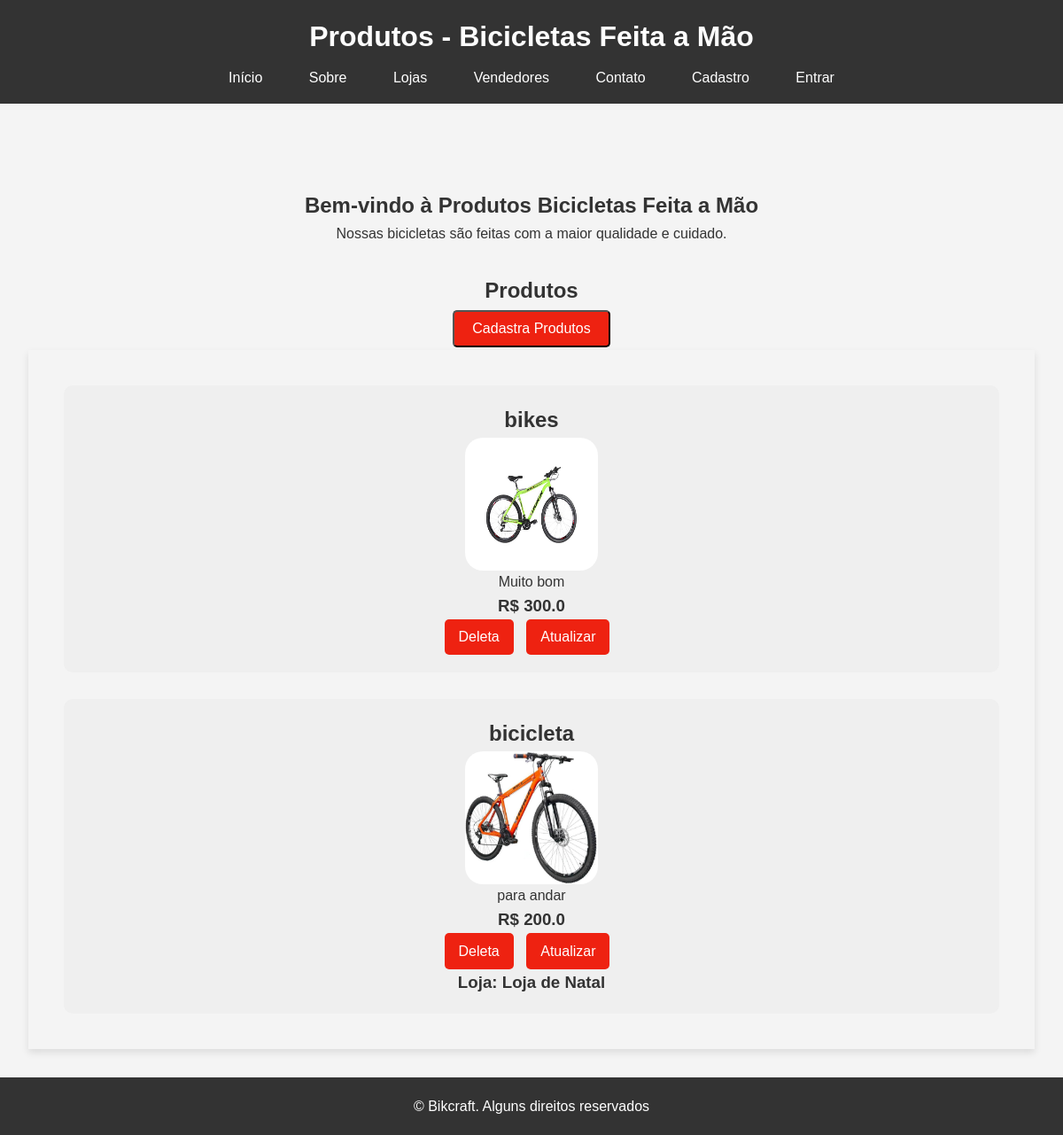
/produtos/, run on the app's committed database.
### bikcraft/models.py (models this page shows, shortened)
class Bike(models.Model):
    modelo = models.CharField(max_length=255, verbose_name='Modelo')
    preco = models.FloatField(verbose_name='Preço')
    descricao = models.TextField(verbose_name='Descrição')
    foto = models.ImageField(upload_to='media/bikcraft/', blank=True, null=True, verbose_name='Foto')

class Lojas(models.Model):
    nome = models.CharField(max_length=30, verbose_name='Nome da Loja')
    produtos = models.ManyToManyField(Bike, verbose_name='Produtos')
    cnpj = models.CharField(max_length=25, verbose_name='CNPJ')
    detalhe = models.TextField(blank=True, null=True, verbose_name='Descrição')
    def __str__(self):
        return self.nome

### bikcraft/views.py (the view)
# urls.py: path('produtos/', views.produtos, name='pagina-produtos'),
def produtos(request):
    bike = Bike.objects.all()
    return render(request, 'produtos.html', {'produtos': bike})

### bikcraft/templates/produtos.html
{% extends "base/produtos.html" %}
{% load static %}
{% block conteudo %}
<main>
    <section id="home">
        <h2><center>Bem-vindo à Produtos Bicicletas Feita a Mão</center></h2>
        <p><center>Nossas bicicletas são feitas com a maior qualidade e cuidado.</center></p>
    </section>
    <h2><center>Produtos</center></h2>
    <div class="button-cadastra">
        <a href='{% url "pagina-cadastraprodutos" %}'><button>Cadastra Produtos</button></a>
    </div>
    <section id="products">
        {% for produto in produtos %}
            <div class='product-card'>
                <h2>{{produto.modelo}}</h2>
                <img class='foto' src='{{produto.foto.url}}'/>
                <p>{{produto.descricao}}</p>
                <h3> R$ {{produto.preco}}</h3>
                <div class="button-container">
                    <a href='{% url "deleta-produtos" produto.id %}'><button>Deleta</button></a>
                    <a id='atualizado' href='{% url "pagina-atualizado" produto.id %}'><button id='atualiza'>Atualizar</button></a>
                </div>
                {% for loja in produto.lojas_set.all %}
                    <h3>Loja: {{loja}}</h3>
                {% endfor %}
            </div>
        {% endfor %}
    </section>
</main>
{% endblock conteudo %}

### templates/static/base/css/produtos.css (style rules this page uses)
* { margin: 0; padding: 0; box-sizing: border-box; }
body { font-family: Arial, sans-serif; line-height: 1.6; background-color: #f4f4f4; color: #333; }
#home { text-align: center; margin: 4rem; }
main { padding: 2rem; }
section#home { margin-bottom: 2rem; }
section#products { display: grid; gap: 30px; padding: 40px; box-shadow: 0 4px 8px rgba(0, 0, 0, 0.1); }
.product-card { background: #efefef; grid-template-columns: 1fr; border-radius: 10px; padding: 20px 0px; justify-items: center; display: grid; }
.button-cadastra { display: flex; justify-content: center; align-items: center; height: 6vh; }
.button-cadastra button { padding: 10px 20px; font-size: 16px; cursor: pointer; background-color: #e21; color: #fff; border-radius: 5px; }
.button-container button { display: inline-block; margin-right: 10px; font-size: 16px; cursor: pointer; background: #e21; color: #fff; padding: 0.7rem 1.0rem; border: none; border-radius: 5px; }
.foto { width: 150px; height: 150px; border-radius: 20px; }
p { text-align: center; }

### data on the page
Bike: modelo "bikes", foto (picture), descricao "Muito bom", preco "300.0"
Bike: modelo "bicicleta", foto (picture), descricao "para andar", preco "200.0"
Lojas: nome "Loja de Natal"
